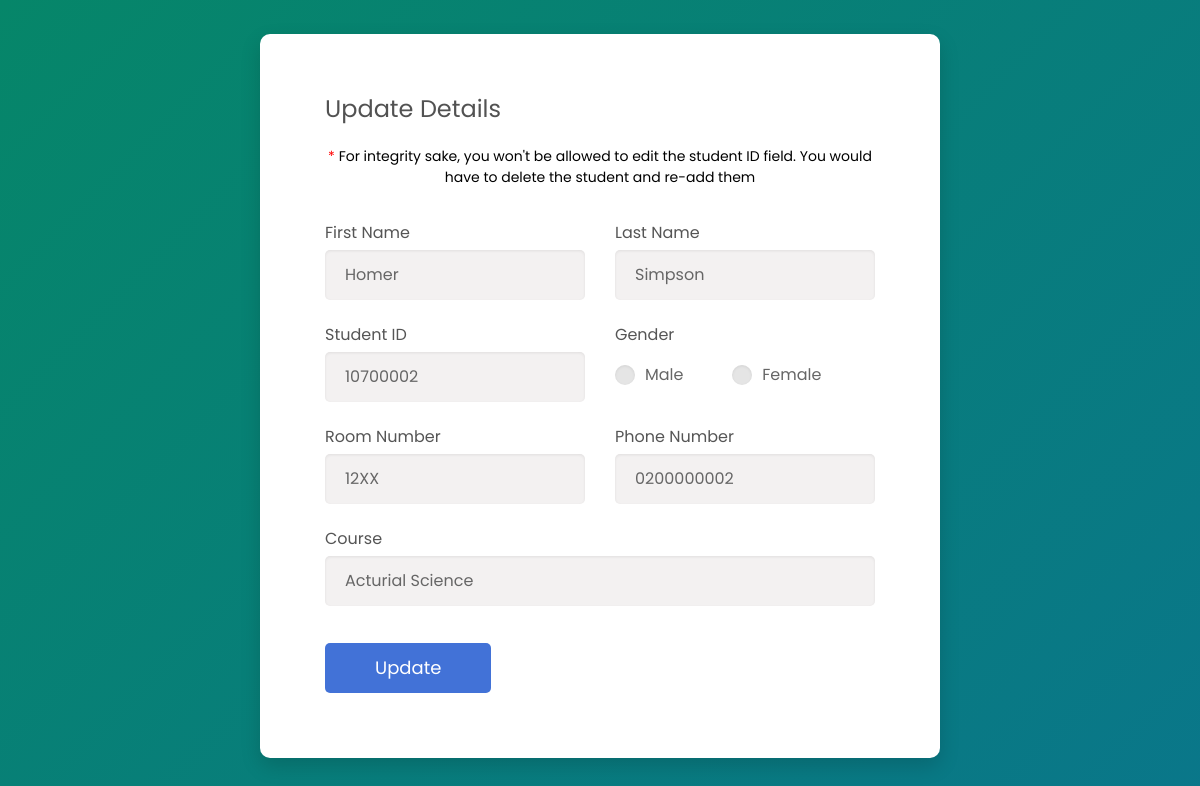
Page /update/3 (signed in) on the committed database.
### app.py (models this page shows, shortened)
class HallManage(db.Model):
    id = db.Column(db.Integer, primary_key=True)
    firstname = db.Column(db.String(200), nullable=False)
    lastname = db.Column(db.String(200), nullable=False)
    student_name = db.Column(db.String(200), nullable=False)
    student_id = db.Column(db.Integer, unique=True, nullable=False)
    gender = db.Column(db.String(10), nullable=False)
    room_number = db.Column(db.String(20), nullable=False)
    phone_number = db.Column(db.String(20), nullable=False)
    course_name = db.Column(db.String(100), nullable=False)

### app.py (the view)
@app.route('/update/<int:id>', methods=['GET', 'POST'])
@login_required
def update(id):
    updateStudent = HallManage.query.get_or_404(id)
    activity = ActivityLog(
        assignee=session['user'],
        action="Updated a student",
        person_modified=updateStudent.student_name,
    )
    if request.method == 'POST':
        updateStudent.firstname = request.form['first_name'].title()
        updateStudent.lastname = request.form['last_name'].title()
        updateStudent.student_name = updateStudent.firstname + " " + updateStudent.lastname
        updateStudent.gender = request.form['gender']
        updateStudent.room_number = request.form['roomnumber']
        updateStudent.phone_number = request.form['phone']
        updateStudent.course_name = request.form['course'].title()
        try:
            db.session.add(activity)
            db.session.commit()  # Add new data to db
            return redirect(session['rule'])
        except:
            return "There was an issue updating"
    else:
        return render_template('Update_Student.html', updateStudent=updateStudent)

### app.py (called while the page is built)
@login_manager.user_loader
def load_user(user_id):
    return User.query.get(int(user_id))

### templates/Update_Student.html (shortened to what this page needs)
{% block head%}
<link rel="stylesheet" href="../static/css/UpdateStudent/main.css" />
{% endblock%} {% block body%}
<div class="page-wrapper bg-gra-02 p-t-130 p-b-100 font-poppins">
  <div class="wrapper wrapper--w680">
    <div class="card card-4">
      <div class="card-body">
        <h2 class="title">Update Details</h2>
        <div class="warning-div">
          <p class="warning">
            For integrity sake, you won't be allowed to edit the student ID
            field. You would have to delete the student and re-add them
          </p>
        </div>
        <form
          action="/update/{{updateStudent.id}}"
          method="POST"
          onsubmit="return ValidateForm(); "
        >
          <div class="row row-space">
            <div class="col-2">
              <div class="input-group">
                <label class="label">first name</label>
                <input
                  class="input--style-4"
                  type="text"
                  name="first_name"
                  required
                  value="{{updateStudent.firstname}}"
                />
              </div>
            </div>
            <div class="col-2">
              <div class="input-group">
                <label class="label">last name</label>
                <input
                  class="input--style-4"
                  type="text"
                  name="last_name"
                  required
                  value="{{updateStudent.lastname}}"
                />
              </div>
            </div>
          </div>
          <div class="row row-space">
            <div class="col-2">
              <div class="input-group">
                <label class="label">Student ID</label>
                <div class="input-group-icon">
                  <input
                    class="input--style-4 js-datepicker"
                    type="text"
                    name="studentID"
                    maxlength="8 "
                    minlength="8"
                    onkeypress="allowNumbersOnly(event)"
                    value="{{updateStudent.student_id}}"
                    disabled
                  />
                </div>
              </div>
            </div>
            <div class="col-2">
              <div class="input-group">
                <label class="label">Gender</label>
                <div class="p-t-10">
                  <label class="radio-container m-r-45"
                    >Male
                    <span class="checkmark"></span>
                  </label>
                  <label class="radio-container"
                    >Female
                    <span class="checkmark"></span>
                  </label>
                </div>
              </div>
            </div>
          </div>
          <div class="row row-space">
            <div class="col-2">
              <div class="input-group">
                <label class="label">Room Number</label>
                <input
                  class="input--style-4"
                  type="text"
                  name="roomnumber"
                  value="{{updateStudent.room_number}}"
                />
              </div>
            </div>
            <div class="col-2">
              <div class="input-group">
                <label class="label">Phone Number</label>
                <input
                  class="input--style-4"
                  type="text"
                  name="phone"
                  maxlength="10"
                  minlength="10"
                  onkeypress="allowNumbersOnly(event)"
                  value="{{updateStudent.phone_number}}"
                />
              </div>
            </div>
          </div>
          <div class="input-group">
            <label class="label">Course</label>
            <div class="rs-select2 js-select-simple select--no-search">
              <input
                class="input--style-4"
                type="text"
                name="course"
                value="{{updateStudent.course_name}}"
              />
            </div>
          </div>
          <div class="p-t-15">
            <button
              class="btn btn--radius-2 btn--blue"
              type="submit"
              id="submitbutton"
            >
              Update
            </button>
          </div>
        </form>
      </div>
    </div>
  </div>
</div>
{% endblock%}

### static/css/UpdateStudent/main.css (style rules this page uses)
.font-poppins { font-family: "Poppins", "Arial", "Helvetica Neue", sans-serif; }
.row { display: -webkit-box; display: -webkit-flex; display: -moz-box; display: -ms-flexbox; display: flex; -webkit-flex-wrap: wrap; -ms-flex-wrap: wrap; flex-wrap: wrap; }
.row-space { -webkit-box-pack: justify; -webkit-justify-content: space-between; -moz-box-pack: justify; -ms-flex-pack: justify; justify-content: space-between; }
.col-2 { width: -webkit-calc((100% - 30px) / 2); width: -moz-calc((100% - 30px) / 2); width: calc((100% - 30px) / 2); }
* { padding: 0; margin: 0; }
*, *:before, *:after { -webkit-box-sizing: inherit; -moz-box-sizing: inherit; box-sizing: inherit; }
body, h1, h2, h3, h4, h5, h6, blockquote, p, pre, dl, dd, ol, ul, figure, hr, fieldset, legend { margin: 0; padding: 0; }
button { outline: none; background: none; border: none; }
h1, h2, h3, h4, h5, h6 { font-weight: 400; }
h2 { font-size: 30px; }
.p-t-130 { padding-top: 10px; }
.p-t-15 { padding-top: 15px; }
.p-t-10 { padding-top: 10px; }
.p-b-100 { padding-bottom: 100px; }
.m-r-45 { margin-right: 45px; }
.wrapper { margin: 0 auto; }
.wrapper--w680 { max-width: 680px; }
.btn { display: inline-block; line-height: 50px; padding: 0 50px; -webkit-transition: all 0.4s ease; -o-transition: all 0.4s ease; -moz-transition: all 0.4s ease; transition: all 0.4s ease; cursor: pointer; font-size: 18px; color: #fff; font-family: "Poppins", "Arial", "Helvetica Neue", sans-serif; }
.btn--radius-2 { -webkit-border-radius: 5px; -moz-border-radius: 5px; border-radius: 5px; }
.btn--blue { background: #4272d7; }
input { outline: none; margin: 0; border: none; -webkit-box-shadow: none; -moz-box-shadow: none; box-shadow: none; width: 100%; font-size: 14px; font-family: inherit; }
.input--style-4 { line-height: 50px; background: #f3f1f1; -webkit-box-shadow: inset 0px 1px 3px 0px rgba(0, 0, 0, 0.08); -moz-box-shadow: inset 0px 1px 3px 0px rgba(0, 0, 0, 0.08); box-shadow: inset 0px 1px 3px 0px rgba(0, 0, 0, 0.08); -webkit-border-radius: 5px; -moz-border-radius: 5px; border-radius: 5px; padding: 0 20px; font-size: 16px; color: #666; -webkit-transition: all 0.4s ease; -o-transition: all 0.4s ease; -moz-transition: all 0.4s ease; transition: all 0.4s ease; }
.label { font-size: 16px; color: #555; text-transform: capitalize; display: block; margin-bottom: 5px; }
.radio-container { display: inline-block; position: relative; padding-left: 30px; cursor: pointer; font-size: 16px; color: #666; -webkit-user-select: none; -moz-user-select: none; -ms-user-select: none; user-select: none; }
.radio-container .checkmark:after { top: 50%; left: 50%; -webkit-transform: translate(-50%, -50%); -moz-transform: translate(-50%, -50%); -ms-transform: translate(-50%, -50%); -o-transform: translate(-50%, -50%); transform: translate(-50%, -50%); width: 12px; height: 12px; -webkit-border-radius: 50%; -moz-border-radius: 50%; border-radius: 50%; background: #57b846; }
.checkmark { position: absolute; top: 50%; -webkit-transform: translateY(-50%); -moz-transform: translateY(-50%); -ms-transform: translateY(-50%); -o-transform: translateY(-50%); transform: translateY(-50%); left: 0; height: 20px; width: 20px; background-color: #e5e5e5; -webkit-border-radius: 50%; -moz-border-radius: 50%; border-radius: 50%; -webkit-box-shadow: inset 0px 1px 3px 0px rgba(0, 0, 0, 0.08); -moz-box-shadow: inset 0px 1px 3px 0px rgba(0, 0, 0, 0.08); box-shadow: inset 0px 1px 3px 0px rgba(0, 0, 0, 0.08); }
.checkmark:after { content: ""; position: absolute; display: none; }
.input-group { position: relative; margin-bottom: 22px; }
.input-group-icon { position: relative; }
.title { font-size: 24px; color: #525252; font-weight: 400; margin-bottom: 40px; }
.card { -webkit-border-radius: 3px; -moz-border-radius: 3px; border-radius: 3px; background: #fff; }
.card-4 { background: #fff; -webkit-border-radius: 10px; -moz-border-radius: 10px; border-radius: 10px; -webkit-box-shadow: 0px 8px 20px 0px rgba(0, 0, 0, 0.15); -moz-box-shadow: 0px 8px 20px 0px rgba(0, 0, 0, 0.15); box-shadow: 0px 8px 20px 0px rgba(0, 0, 0, 0.15); margin-top: 1.5rem; }
.card-4 .card-body { padding: 57px 65px; padding-bottom: 65px; }
.title { width: 100%; margin-bottom: 20px; }
.warning-div { width: 100%; margin-bottom: 2rem; }
.warning { text-align: center; }
.warning::before { content: "*"; color: red; }

### rows in the picture
HallManage: first_name "Homer", last_name "Simpson", studentID "10700002", roomnumber "12XX", phone "0200000002", course "Acturial Science"
